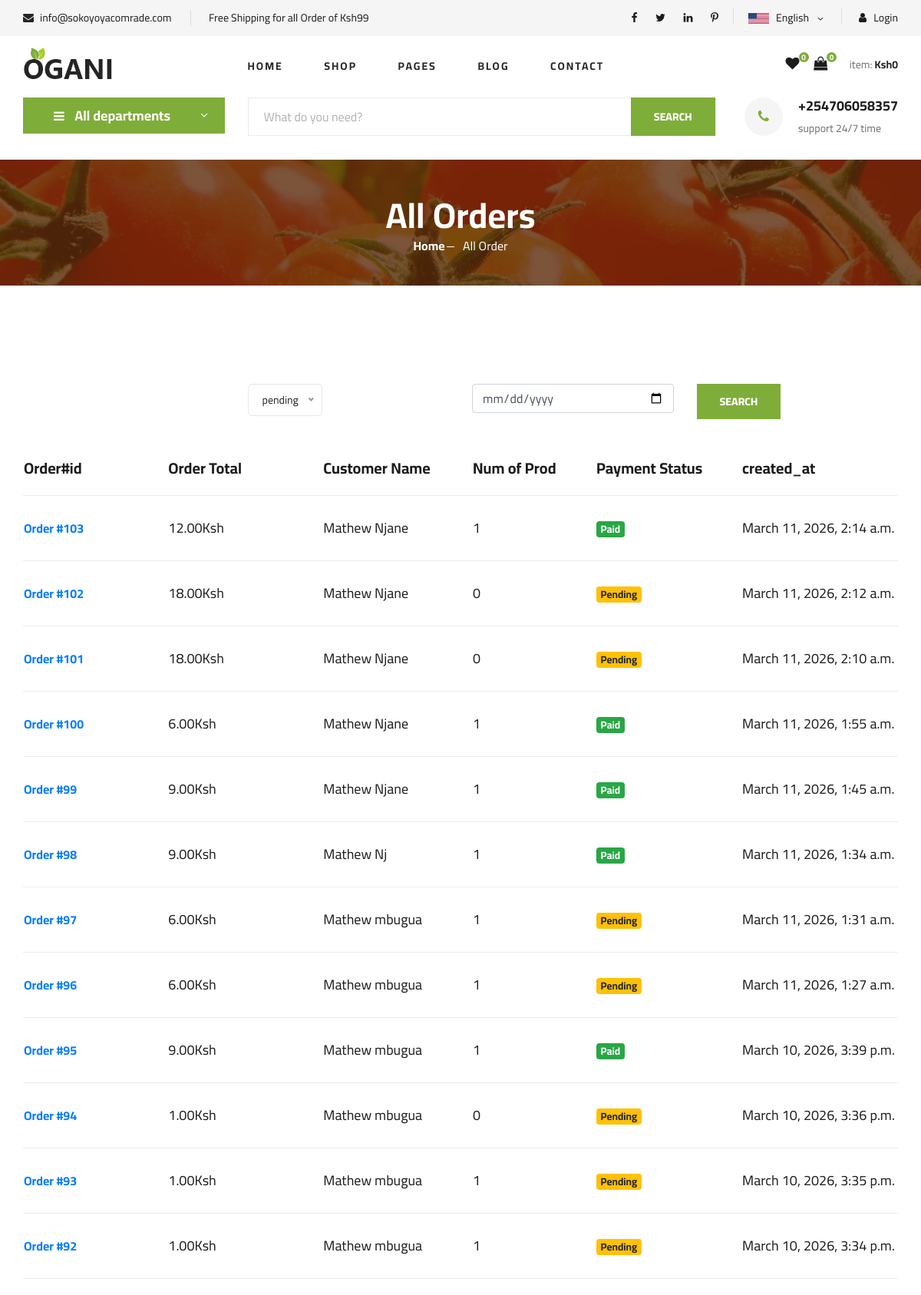
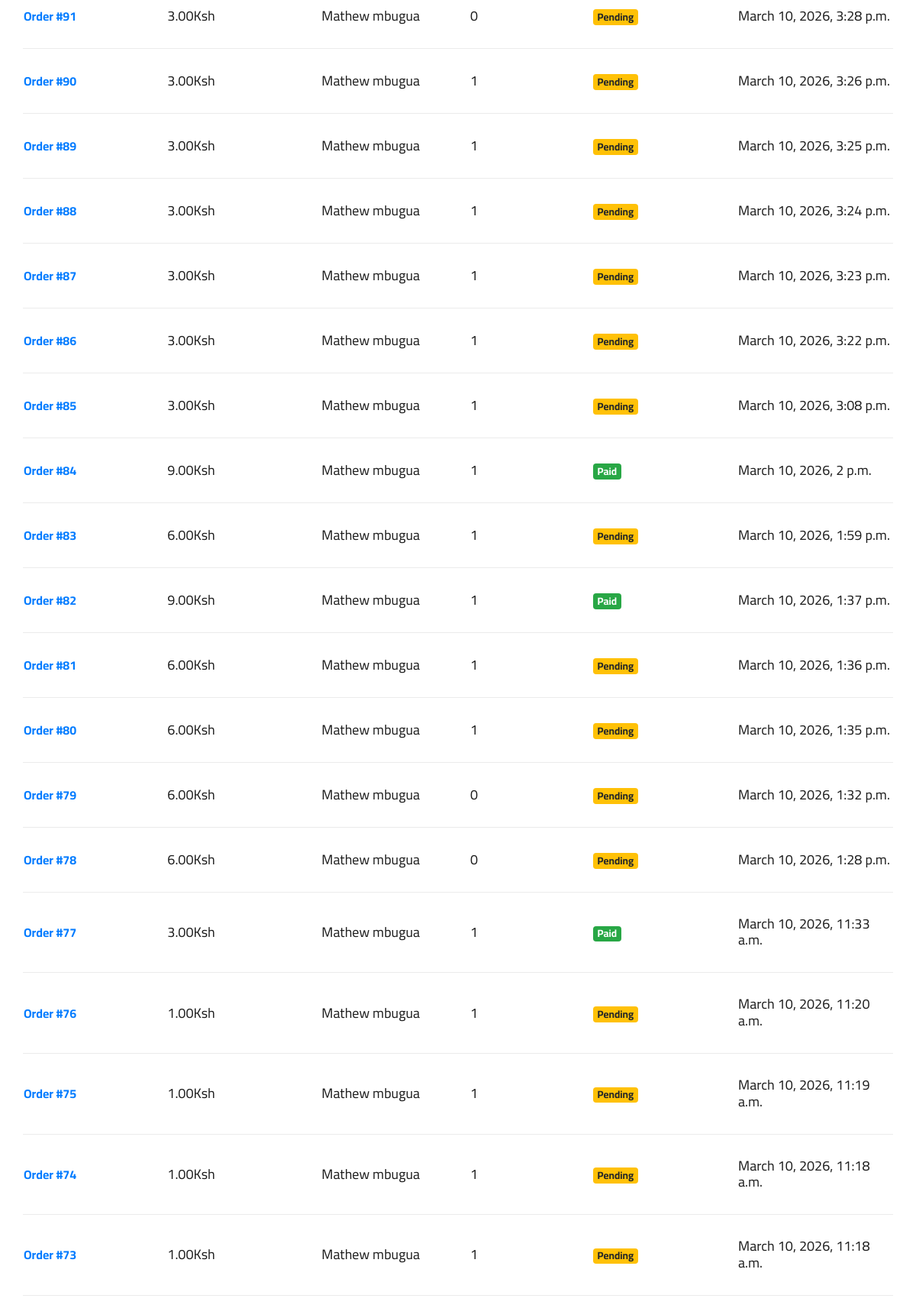
Page /searchOrder (upper part) on the committed database (2 pictures, top to bottom).
### demoapp/models.py (models this page shows)
class Order(models.Model):
    PAYMENT_STATUS_CHOICES = [
        ('pending', 'Pending'),
        ('paid', 'Paid'),
        ('failed', 'Failed'),
        ('refunded', 'Refunded'),
    ]
    DELIVERY_STATUS_CHOICES = [
        ('pending', 'Pending'),
        ('processing', 'Processing'),
        ('shipped', 'Shipped'),
        ('delivered', 'Delivered'),
        ('cancelled', 'Cancelled'),
    ]
    user = models.ForeignKey(User, on_delete=models.SET_NULL, null=True, blank=True)
    first_name = models.CharField(max_length=100)
    last_name = models.CharField(max_length=100)
    email = models.EmailField()
    phone = models.CharField(max_length=20)
    country = models.CharField(max_length=100)
    address = models.CharField(max_length=255)
    city = models.CharField(max_length=100)
    state = models.CharField(max_length=100)
    zip_code = models.CharField(max_length=20)
    subtotal = models.DecimalField(max_digits=10, decimal_places=2)
    total = models.DecimalField(max_digits=10, decimal_places=2)
    payment_method = models.CharField(max_length=20)
    is_paid = models.BooleanField(default=False)
    delivery_fee = models.DecimalField(max_digits=10, decimal_places=2, default=0)
    payment_status = models.CharField(
        max_length=20,
        choices=PAYMENT_STATUS_CHOICES,
        default='pending'
    )
    delivery_status = models.CharField(
        max_length=20,
        choices=DELIVERY_STATUS_CHOICES,
        default='pending'
    )
    payment_reference = models.CharField(max_length=100, null=True, blank=True)
    payment_date = models.DateTimeField(null=True, blank=True)
    checkout_request_id = models.CharField(max_length=100, null=True, blank=True)
    created_at = models.DateTimeField(auto_now_add=True)

### demoapp/views.py (the view)
# urls.py: path("searchOrder",views.searchOrder,name="searchOrder"),
def searchOrder(request):
    query = request.GET.get('query')
    orders = Order.objects.all().order_by('-created_at')
    for order in orders:
        order.num_items = order.items.count()  # count related OrderItems
    if query:
        orders = orders.filter(
            Q(first_name__icontains=query) |
            Q(last_name__icontains=query) |
            Q(created_at__date=query)
        )
    return render(request, 'Allorders.html', {"orders": orders})

### demoapp/context_processors.py (called while the page is built)
def product_list(request):
    return {
        "product_list": Product.objects.all()
    }

def favorite_count(request):
    count = 0
    if request.user.is_authenticated:
        count = Favorite.objects.filter(user=request.user).count()
    return {
        "favorite_count": count
    }

def cart_total(request):
    cart = request.session.get('cart', {})
    subtotal = 0
    cart_count = 0
    for item in cart.values():
        subtotal += Decimal(item['price']) * item['quantity']
        cart_count += item['quantity']
    return {
        "subtotal": subtotal,
        "cart_count": cart_count
    }

### templates/Allorders.html (shortened to what this page needs)
{% extends 'master.html' %}
{% load static %}
{% block content %}
<section class="breadcrumb-section set-bg" data-setbg="{% static 'img/breadcrumb.jpg' %}">
    <div class="container">
        <div class="row justify-content-center">
            <div class="col-lg-12 text-center">
                <div class="breadcrumb__text">
                    <h2>All Orders</h2>
                    <div class="breadcrumb__option">
                        <a href="{% url 'index' %}">Home</a>
                        <span>All Order </span>
                    </div>
                </div>
            </div>
        </div>
    </div>
</section>
  <section class="shoping-cart spad">
        <div class="container">
            <form action="{% url 'searchOrder' %}">
                <div class="row mt-5">
                    <div class="col-lg-3"></div>
                    <div class="col-lg-3">
                    </div>
                    <div class="col-lg-3">
                        <input type="date" class="form-control" placeholder="Search Order" name="query">
                    </div>
                    <div class="col-lg-3">
                        <button type="submit" class="site-btn">Search</button>
                    </div>
                </div>
            </form>
             <div class="row mt-5">
                <div class="col-lg-12">
                    <div class="shoping__cart__table">
                        <table>
                            <thead>
                                <tr>
                                    <th class="shoping__product">Order#id</th>
                                    <th class="shoping__product">Order Total</th>
                                    <th class="shoping__product">Customer Name</th>
                                    <th class="shoping__product">Num of Prod</th>
                                    <th class="shoping__product">Payment Status</th>
                                    <th class="shoping__product">created_at</th>
                                </tr>
                            </thead>
                            <tbody>
                                {% if orders %}
                                {% for order in orders %}
                                <tr>
                                    <td class="shoping__cart__item">
                                        <strong><a href="{% url 'Adminorderdetail' order.id %}">Order #{{ order.id }}</a></strong>
                                    </td>
                                    <td class="shoping__cart__item">
                                        <h5>{{ order.total }}Ksh</h5>
                                    </td>
                                    <td class="shoping__cart__item">
                                        <h5>{{ order.first_name }} {{ order.last_name }}</h5>
                                    </td>
                                    <td class="shoping__cart__item">
                                        <h5>{{ order.num_items }}</h5>
                                    </td>
                                    <td class="shoping__cart__item">
                                               <h5>{% if order.is_paid %}
                                                <div class="badge badge-success">
                                                    Paid
                                                </div>
                                                {% else %}
                                                <div class="badge badge-warning">Pending</div>
                                                {% endif %}</h5>
                                    </td>
                                    <td class="shoping__cart__item">
                                               <h5>{{ order.created_at }} </h5>
                                    </td>
                                </tr>
                                {% endfor %}
                                {% else %}
                                   <tr>
                                        <td colspan="7">
                                            <p>You have no orders yet.</p>
                                        </td>
                                   </tr>
                                {% endif %}
                            </tbody>
                        </table>
                    </div>
                </div>
            </div>
        </div>
 </section>
{% endblock %}

### static/css/style.css (style rules this page uses)
html, body { height: 100%; font-family: "Cairo", sans-serif; -webkit-font-smoothing: antialiased; font-smoothing: antialiased; }
h1, h2, h3, h4, h5, h6 { margin: 0; color: #111111; font-weight: 400; font-family: "Cairo", sans-serif; }
h2 { font-size: 36px; }
h5 { font-size: 18px; }
.set-bg { background-repeat: no-repeat; background-size: cover; background-position: top center; }
.spad { padding-top: 100px; padding-bottom: 100px; }
.site-btn { font-size: 14px; color: #ffffff; font-weight: 800; text-transform: uppercase; display: inline-block; padding: 13px 30px 12px; background: #7fad39; border: none; }
.breadcrumb-section { display: flex; align-items: center; padding: 45px 0 40px; }
.breadcrumb__text h2 { font-size: 46px; color: #ffffff; font-weight: 700; }
.breadcrumb__option a { display: inline-block; font-size: 16px; color: #ffffff; font-weight: 700; margin-right: 20px; position: relative; }
.breadcrumb__option a:after { position: absolute; right: -12px; top: 13px; height: 1px; width: 10px; background: #ffffff; content: ""; }
.breadcrumb__option span { display: inline-block; font-size: 16px; color: #ffffff; }
.shoping-cart { padding-top: 80px; padding-bottom: 80px; }
.shoping__cart__table { margin-bottom: 30px; }
.shoping__cart__table table { width: 100%; text-align: center; }
.shoping__cart__table table thead tr { border-bottom: 1px solid #ebebeb; }
.shoping__cart__table table thead th { font-size: 20px; font-weight: 700; color: #1c1c1c; padding-bottom: 20px; }
.shoping__cart__table table thead th.shoping__product { text-align: left; }
.shoping__cart__table table tbody tr td { padding-top: 30px; padding-bottom: 30px; border-bottom: 1px solid #ebebeb; }
.shoping__cart__table table tbody tr td.shoping__cart__item { width: 630px; text-align: left; }
.shoping__cart__table table tbody tr td.shoping__cart__item h5 { color: #1c1c1c; display: inline-block; }
@media only screen and (min-width: 1200px) { .container { max-width: 1170px; } }

### rows in the picture
Order: id "103", total "12.00", first_name "Mathew", last_name "Njane", num_items "1", is_paid "Paid", created_at "March 11, 2026, 2:14 a.m."
Order: id "102", total "18.00", first_name "Mathew", last_name "Njane", num_items "0", is_paid "Pending", created_at "March 11, 2026, 2:12 a.m."
Order: id "101", total "18.00", first_name "Mathew", last_name "Njane", num_items "0", is_paid "Pending", created_at "March 11, 2026, 2:10 a.m."
Order: id "100", total "6.00", first_name "Mathew", last_name "Njane", num_items "1", is_paid "Paid", created_at "March 11, 2026, 1:55 a.m."
Order: id "99", total "9.00", first_name "Mathew", last_name "Njane", num_items "1", is_paid "Paid", created_at "March 11, 2026, 1:45 a.m."
Order: id "98", total "9.00", first_name "Mathew", last_name "Nj", num_items "1", is_paid "Paid", created_at "March 11, 2026, 1:34 a.m."
Order: id "97", total "6.00", first_name "Mathew", last_name "mbugua", num_items "1", is_paid "Pending", created_at "March 11, 2026, 1:31 a.m."
Order: id "96", total "6.00", first_name "Mathew", last_name "mbugua", num_items "1", is_paid "Pending", created_at "March 11, 2026, 1:27 a.m."
Order: id "95", total "9.00", first_name "Mathew", last_name "mbugua", num_items "1", is_paid "Paid", created_at "March 10, 2026, 3:39 p.m."
Order: id "94", total "1.00", first_name "Mathew", last_name "mbugua", num_items "0", is_paid "Pending", created_at "March 10, 2026, 3:36 p.m."
Order: id "93", total "1.00", first_name "Mathew", last_name "mbugua", num_items "1", is_paid "Pending", created_at "March 10, 2026, 3:35 p.m."
Order: id "92", total "1.00", first_name "Mathew", last_name "mbugua", num_items "1", is_paid "Pending", created_at "March 10, 2026, 3:34 p.m."
Order: id "91", total "3.00", first_name "Mathew", last_name "mbugua", num_items "0", is_paid "Pending", created_at "March 10, 2026, 3:28 p.m."
Order: id "90", total "3.00", first_name "Mathew", last_name "mbugua", num_items "1", is_paid "Pending", created_at "March 10, 2026, 3:26 p.m."
Order: id "89", total "3.00", first_name "Mathew", last_name "mbugua", num_items "1", is_paid "Pending", created_at "March 10, 2026, 3:25 p.m."
Order: id "88", total "3.00", first_name "Mathew", last_name "mbugua", num_items "1", is_paid "Pending", created_at "March 10, 2026, 3:24 p.m."
Order: id "87", total "3.00", first_name "Mathew", last_name "mbugua", num_items "1", is_paid "Pending", created_at "March 10, 2026, 3:23 p.m."
Order: id "86", total "3.00", first_name "Mathew", last_name "mbugua", num_items "1", is_paid "Pending", created_at "March 10, 2026, 3:22 p.m."
Order: id "85", total "3.00", first_name "Mathew", last_name "mbugua", num_items "1", is_paid "Pending", created_at "March 10, 2026, 3:08 p.m."
Order: id "84", total "9.00", first_name "Mathew", last_name "mbugua", num_items "1", is_paid "Paid", created_at "March 10, 2026, 2 p.m."
Order: id "83", total "6.00", first_name "Mathew", last_name "mbugua", num_items "1", is_paid "Pending", created_at "March 10, 2026, 1:59 p.m."
Order: id "82", total "9.00", first_name "Mathew", last_name "mbugua", num_items "1", is_paid "Paid", created_at "March 10, 2026, 1:37 p.m."
Order: id "81", total "6.00", first_name "Mathew", last_name "mbugua", num_items "1", is_paid "Pending", created_at "March 10, 2026, 1:36 p.m."
Order: id "80", total "6.00", first_name "Mathew", last_name "mbugua", num_items "1", is_paid "Pending", created_at "March 10, 2026, 1:35 p.m."
Order: id "79", total "6.00", first_name "Mathew", last_name "mbugua", num_items "0", is_paid "Pending", created_at "March 10, 2026, 1:32 p.m."
Order: id "78", total "6.00", first_name "Mathew", last_name "mbugua", num_items "0", is_paid "Pending", created_at "March 10, 2026, 1:28 p.m."
Order: id "77", total "3.00", first_name "Mathew", last_name "mbugua", num_items "1", is_paid "Paid", created_at "March 10, 2026, 11:33 a.m."
Order: id "76", total "1.00", first_name "Mathew", last_name "mbugua", num_items "1", is_paid "Pending", created_at "March 10, 2026, 11:20 a.m."
Order: id "75", total "1.00", first_name "Mathew", last_name "mbugua", num_items "1", is_paid "Pending", created_at "March 10, 2026, 11:19 a.m."
Order: id "74", total "1.00", first_name "Mathew", last_name "mbugua", num_items "1", is_paid "Pending", created_at "March 10, 2026, 11:18 a.m."
Order: id "73", total "1.00", first_name "Mathew", last_name "mbugua", num_items "1", is_paid "Pending", created_at "March 10, 2026, 11:18 a.m."

### other values in the picture
{{ favorite_count }} "0"
{{ request.session.cart|length }} "0"
{{ subtotal }} "0"
